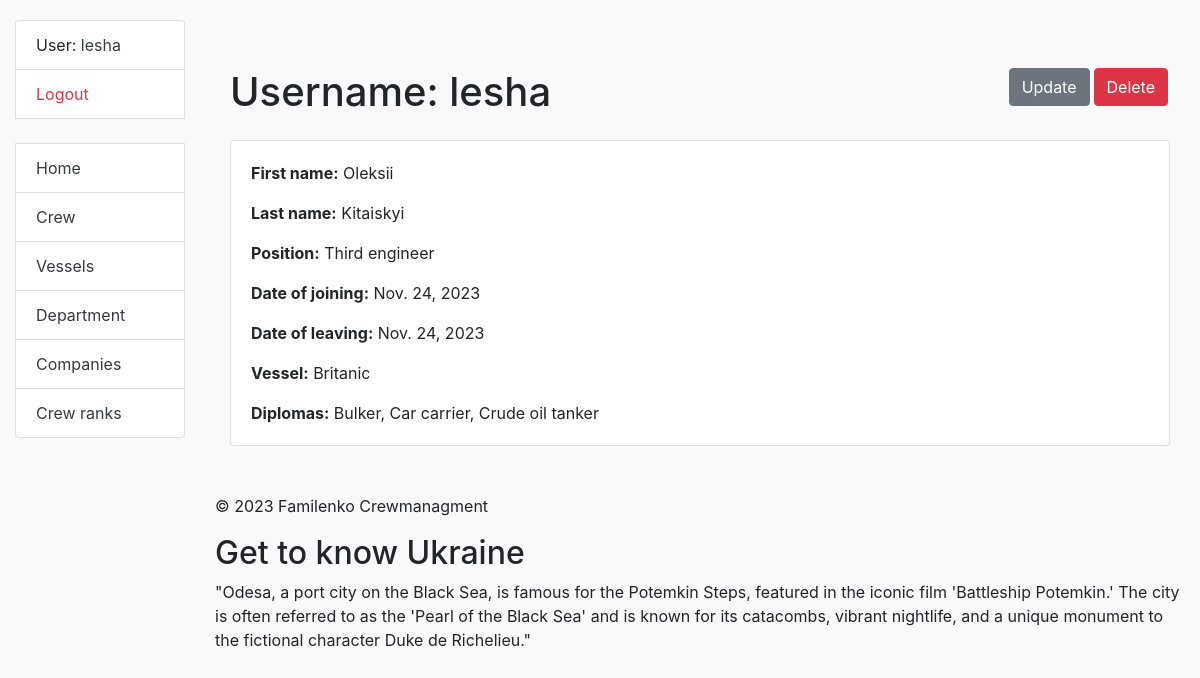
The app's page /crew/1/ (signed in) with its own data.
### crewing/models.py (models this page shows, shortened)
class Crew(AbstractUser):
    position = models.ForeignKey(Position, on_delete=models.CASCADE, related_name='sailors', null=True, blank=True)
    salary = models.IntegerField(null=True, blank=True)
    date_of_birth = models.DateField(null=True, blank=True)
    date_of_joining = models.DateField(null=True, blank=True)
    date_of_leaving = models.DateField(null=True, blank=True)
    vessel_type = models.ManyToManyField(VesselType, related_name='sailors')
    vessel = models.ForeignKey('Vessel', on_delete=models.DO_NOTHING, related_name='sailors', null=True, blank=True)
    class Meta:
        verbose_name_plural = "sailors"
        verbose_name = "sailor"
        ordering = ["-position"]
    def get_absolute_url(self):
        return reverse("crewing:crew-detail", kwargs={"pk": self.pk})

class Position(models.Model):
    name = models.CharField(max_length=50, unique=True)
    responsibility = models.TextField(blank=True, null=True)
    class Meta:
        verbose_name = "position"
        verbose_name_plural = "positions"
        ordering = ["name"]
    def __str__(self):
        return self.name

class Vessel(models.Model):
    name = models.CharField(max_length=50)
    IMO_number = models.IntegerField(unique=True)
    vessel_type = models.ForeignKey(VesselType, on_delete=models.CASCADE, related_name='vessels')
    company = models.ForeignKey('Company', on_delete=models.CASCADE, related_name='vessels')
    class Meta:
        verbose_name_plural = "vessels"
        verbose_name = "vessel"
        ordering = ["name"]
    def __str__(self):
        return self.name

class VesselType(models.Model):
    name = models.CharField(max_length=50, unique=True)
    description = models.TextField(blank=True, null=True)
    def __str__(self):
        return self.name
    class Meta:
        verbose_name = "vessel_type"
        verbose_name_plural = "vessel_types"
        ordering = ["name"]

### crewing/views.py (the view)
# urls.py: path("crew/<int:pk>/", CrewDetailView.as_view(), name="crew-detail"),
class CrewDetailView(LoginRequiredMixin, generic.DetailView):
    model = Crew
    template_name = "crewing/crew/detail.html"
    def get_queryset(self):
        return Crew.objects.select_related('position', 'vessel').prefetch_related('vessel_type')

### crewing/context_processors.py (called while the page is built)
def get_interesting_fact(request: HttpRequest) -> dict:
    with open("crewing/data_for_footer.json", "r") as f:
        history_data = f.read().split("\n")
    history = random.choice(history_data)
    return {"history": history}

### templates/crewing/crew/detail.html
{% extends "base.html" %}
{% block content %}
  <div class="container mt-5">
    <h1 class="mb-4">
      Username: {{ crew.username }}
      <a href="{% url "crewing:crew-delete" pk=crew.id %}" class="btn btn-danger link-to-page">
        Delete
      </a>
      <a href="{% url "crewing:crew-update" pk=crew.id %}" class="btn btn-secondary link-to-page">
        Update
      </a>
    </h1>
    <div class="card">
      <div class="card-body">
        <p class="card-text"><strong>First name:</strong> {{ crew.first_name }}</p>
        <p class="card-text"><strong>Last name:</strong> {{ crew.last_name }}</p>
        <p class="card-text"><strong>Position:</strong> {{ crew.position }}</p>
        <p class="card-text"><strong>Date of joining:</strong> {{ crew.date_of_joining }}</p>
        <p class="card-text"><strong>Date of leaving:</strong> {{ crew.date_of_leaving }}</p>
        <p class="card-text"><strong>Vessel:</strong> {{ crew.vessel }}</p>
        {% if crew.vessel_type.all %}
          <p class="card-text"><strong>Diplomas:</strong> {{ crew.vessel_type.all|join:", " }}</p>
        {% else %}
          <p class="card-text">No diplomas!</p>
        {% endif %}
      </div>
    </div>
  </div>
{% endblock %}

### templates/includes/sidebar.html
<ul class="sidebar-nav list-group bg-light">
  {% if user.is_authenticated %}
    <li class="list-group-item">User: <a href="{{ user.get_absolute_url }}" class="text-dark">{{ user.get_username }}</a></li>
    <li class="list-group-item"><a href="{% url 'logout'%}?next={{request.path}}" class="text-danger">Logout</a></li>
  {% else %}
    <li class="list-group-item"><a href="{% url 'login'%}?next={{request.path}}" class="text-primary">Login</a></li>
  {% endif %}
  <br>
  <li class="list-group-item"><a href="{% url 'crewing:index' %}" class="text-dark">Home</a></li>
  <li class="list-group-item"><a href="{% url 'crewing:crew-list' %}" class="text-dark">Crew</a></li>
  <li class="list-group-item"><a href="{% url 'crewing:vessel-list' %}" class="text-dark">Vessels</a></li>
  <li class="list-group-item"><a href="{% url 'crewing:vessel-type-list' %}" class="text-dark">Department</a></li>
  <li class="list-group-item"><a href="{% url 'crewing:company-list' %}" class="text-dark">Companies</a></li>
  <li class="list-group-item"><a href="{% url 'crewing:position-list' %}" class="text-dark">Crew ranks</a></li>
</ul>

### static/css/styles.css (style rules this page uses)
body { margin-top: 20px; }
.link-to-page { float: right; margin: 0 2px 0 2px; }

### records on screen
Crew: get_username "lesha", username "lesha", first_name "Oleksii", last_name "Kitaiskyi", position "Third engineer", date_of_joining "Nov. 24, 2023", date_of_leaving "Nov. 24, 2023", vessel "Britanic", vessel_type.all "Bulker, Car carrier, Crude oil tanker"
